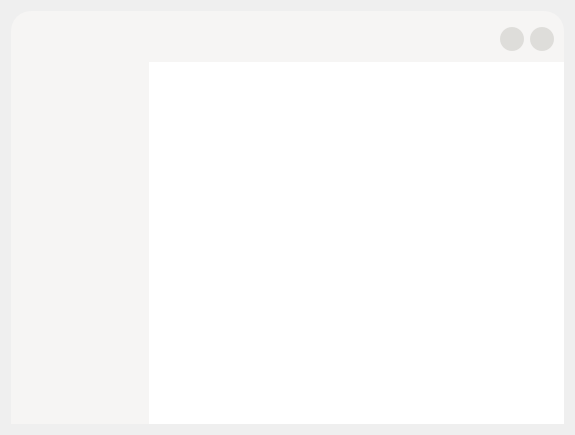
<?xml version="1.0" encoding="UTF-8"?>
<ui version="4.0">
 <class>ChatShell</class>
 <widget class="QDialog" name="ChatShell">
  <property name="geometry">
   <rect>
    <x>0</x>
    <y>0</y>
    <width>575</width>
    <height>435</height>
   </rect>
  </property>
  <property name="windowTitle">
   <string>ChatShell</string>
  </property>
  <property name="styleSheet">
   <string notr="true"/>
  </property>
  <layout class="QGridLayout" name="gridLayout">
   <item row="0" column="0">
    <widget class="QWidget" name="mainWidget" native="true">
     <property name="styleSheet">
      <string notr="true">background-color: rgb(246, 245, 244);
border-top-left-radius:20px;
border-top-right-radius:20px;</string>
     </property>
     <layout class="QVBoxLayout" name="verticalLayout">
      <property name="leftMargin">
       <number>0</number>
      </property>
      <property name="topMargin">
       <number>11</number>
      </property>
      <property name="rightMargin">
       <number>0</number>
      </property>
      <property name="bottomMargin">
       <number>0</number>
      </property>
      <item>
       <widget class="QWidget" name="titleWidget" native="true">
        <property name="styleSheet">
         <string notr="true"/>
        </property>
        <layout class="QVBoxLayout" name="verticalLayout_4">
         <property name="leftMargin">
          <number>0</number>
         </property>
         <property name="topMargin">
          <number>0</number>
         </property>
         <property name="rightMargin">
          <number>0</number>
         </property>
         <property name="bottomMargin">
          <number>0</number>
         </property>
         <item>
          <layout class="QHBoxLayout" name="horizontalLayout_2">
           <property name="leftMargin">
            <number>0</number>
           </property>
           <property name="topMargin">
            <number>5</number>
           </property>
           <property name="rightMargin">
            <number>10</number>
           </property>
           <property name="bottomMargin">
            <number>5</number>
           </property>
           <item>
            <spacer name="horizontalSpacer">
             <property name="orientation">
              <enum>Qt::Horizontal</enum>
             </property>
             <property name="sizeHint" stdset="0">
              <size>
               <width>326</width>
               <height>20</height>
              </size>
             </property>
            </spacer>
           </item>
           <item>
            <widget class="QPushButton" name="pushButton_2">
             <property name="sizePolicy">
              <sizepolicy hsizetype="Fixed" vsizetype="Fixed">
               <horstretch>0</horstretch>
               <verstretch>0</verstretch>
              </sizepolicy>
             </property>
             <property name="minimumSize">
              <size>
               <width>24</width>
               <height>24</height>
              </size>
             </property>
             <property name="maximumSize">
              <size>
               <width>24</width>
               <height>24</height>
              </size>
             </property>
             <property name="font">
              <font>
               <pointsize>11</pointsize>
              </font>
             </property>
             <property name="styleSheet">
              <string notr="true">QPushButton{background-color: rgb(222, 221, 218);border-radius:12px;}QPushButton:hover{background-color: rgb(192, 191, 188);border-radius:12px;}

QPushButton:press{background-color: rgb(192, 191, 188);border-radius:12px;}
</string>
             </property>
             <property name="text">
              <string/>
             </property>
            </widget>
           </item>
           <item>
            <widget class="QPushButton" name="closePushButton">
             <property name="sizePolicy">
              <sizepolicy hsizetype="Fixed" vsizetype="Fixed">
               <horstretch>0</horstretch>
               <verstretch>0</verstretch>
              </sizepolicy>
             </property>
             <property name="minimumSize">
              <size>
               <width>24</width>
               <height>24</height>
              </size>
             </property>
             <property name="maximumSize">
              <size>
               <width>24</width>
               <height>24</height>
              </size>
             </property>
             <property name="styleSheet">
              <string notr="true">QPushButton{background-color: rgb(222, 221, 218);border-radius:12px;}QPushButton:hover{background-color: rgb(192, 191, 188);border-radius:12px;}

QPushButton:press{background-color: rgb(192, 191, 188);border-radius:12px;}
</string>
             </property>
             <property name="text">
              <string/>
             </property>
            </widget>
           </item>
          </layout>
         </item>
        </layout>
       </widget>
      </item>
      <item>
       <widget class="QWidget" name="contentWidget" native="true">
        <layout class="QVBoxLayout" name="verticalLayout_2">
         <property name="leftMargin">
          <number>0</number>
         </property>
         <property name="topMargin">
          <number>0</number>
         </property>
         <property name="rightMargin">
          <number>0</number>
         </property>
         <property name="bottomMargin">
          <number>0</number>
         </property>
         <item>
          <layout class="QHBoxLayout" name="horizontalLayout" stretch="2,6">
           <property name="spacing">
            <number>0</number>
           </property>
           <item>
            <widget class="QListWidget" name="checkListWidget">
             <property name="minimumSize">
              <size>
               <width>0</width>
               <height>0</height>
              </size>
             </property>
             <property name="styleSheet">
              <string notr="true">QListWidget{
	border-radius:0px;
	border:1px solid rgb(222, 221, 218);
}


QListWidget::Item:hover{
	background-color: rgb(192, 191, 188);
}
QListWidget::Item:selected{
	
	background-color: rgb(192, 191, 188);
	
};

</string>
             </property>
            </widget>
           </item>
           <item>
            <widget class="QStackedWidget" name="pageStackedWidget">
             <property name="sizePolicy">
              <sizepolicy hsizetype="Preferred" vsizetype="Preferred">
               <horstretch>0</horstretch>
               <verstretch>0</verstretch>
              </sizepolicy>
             </property>
             <property name="layoutDirection">
              <enum>Qt::LeftToRight</enum>
             </property>
             <property name="styleSheet">
              <string notr="true">background-color: rgb(255, 255, 255);
border-radius:0px;</string>
             </property>
             <property name="currentIndex">
              <number>1</number>
             </property>
             <widget class="QWidget" name="page"/>
             <widget class="QWidget" name="page_2">
              <property name="sizePolicy">
               <sizepolicy hsizetype="Preferred" vsizetype="Preferred">
                <horstretch>0</horstretch>
                <verstretch>0</verstretch>
               </sizepolicy>
              </property>
             </widget>
            </widget>
           </item>
          </layout>
         </item>
        </layout>
       </widget>
      </item>
     </layout>
    </widget>
   </item>
  </layout>
 </widget>
 <resources/>
 <connections/>
</ui>
